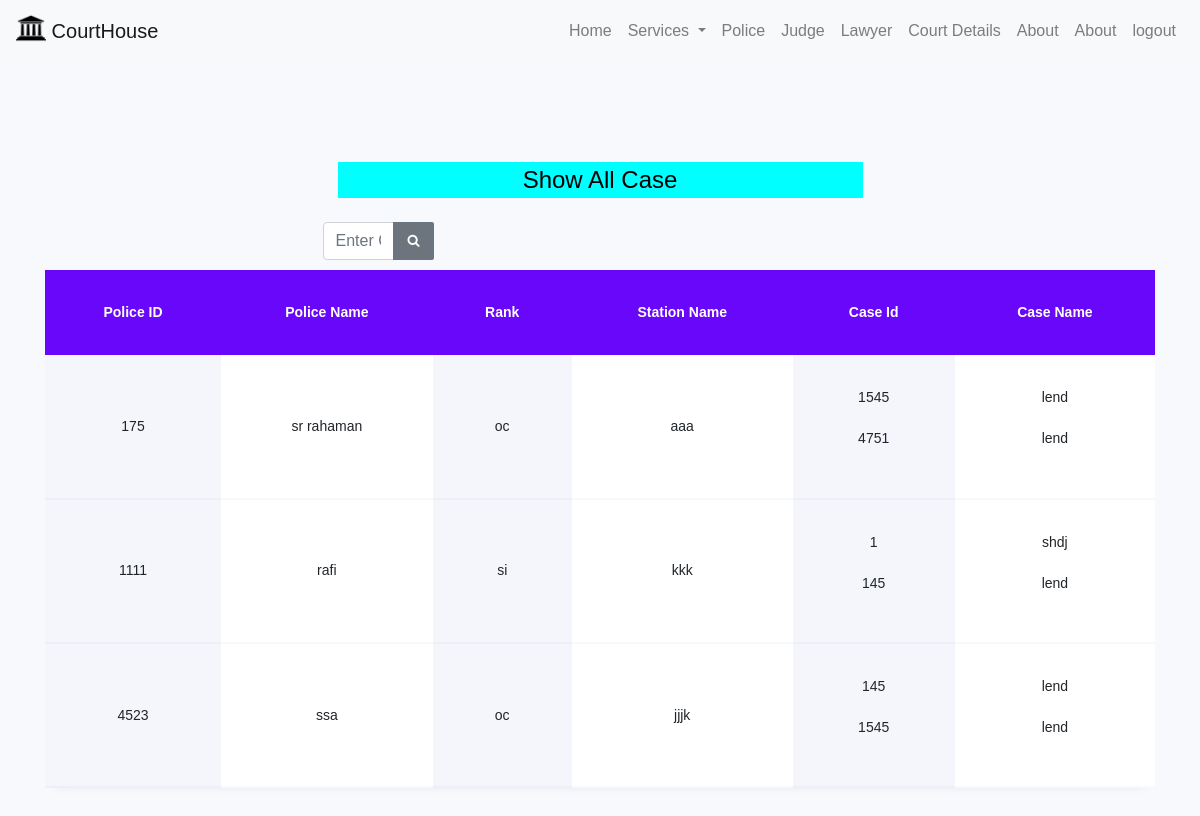
The app's page /police/data/ with its own data.
### police/models.py (models this page shows)
class Police(models.Model):
    case_id = models.ManyToManyField(New_case)
    police_id = models.IntegerField(primary_key=True)
    police_name = models.CharField(max_length=50)
    post_name = models.CharField(max_length=50)
    station_name = models.CharField(max_length=50)

### Ncase/models.py (models this page shows)
class New_case(models.Model):
    case_id=models.IntegerField(primary_key=True,auto_created=(00))
    case_name  = models.CharField(max_length=50)
    prose_name  = models.CharField(max_length=50)
    def_name = models.CharField(max_length=50)
    case_date = models.DateField()

### police/views.py (the view)
def police_view(request):
    police_data=Police.objects.all()
    police_list=[]
    for x in police_data:
        name = x.police_name
        id = x.police_id
        station = x.station_name
        post = x.post_name
        cases_list = []
        for case in x.case_id.all():
            case_id = case.case_id
            case_name = case.case_name
            temp = {
                "case_id": case_id,
                "case_name": case_name
            }
            cases_list.append(temp)
        print(cases_list)
        tem = {
            "police_name": name,
            "police_id": id,
            "police_station": station,
            "police_post": post,
            "police_cases": cases_list
        }
        police_list.append(tem)
    context={
        'police': police_list
    }
    return render(request,"police.html",context=context)

### templates/police.html
{%extends 'Base.html' %}
{%load static %}
{%block content %}
	<section class="ftco-section">
		<div class="container">
			<div class="row">
				<div class="col-md-12">
                        <div class="main" style="margin-bottom: 10px">
                                     <div class="col-md-12">
                                         <h4 style="background: cyan" class="text-center mb-4">Show All Case </h4>
                                     </div>
                                  <div class="input-group" style="width: 20%">
                                    <input type="text" class="form-control" placeholder="Enter Case Id ">
                                    <div class="input-group-append">
                                      <button class="btn btn-secondary" type="button">
                                        <i class="fa fa-search"></i>
                                      </button>
                                    </div>
                                  </div>
                          </div>
                        <div class="table-wrap">
						<table class="table">
					    <thead class="thead-primary">
					      <tr>
					        <th>Police ID</th>
					        <th>Police Name </th>
					        <th>Rank</th>
					        <th>Station Name </th>
					        <th>Case Id</th>
					        <th>Case Name </th>
					      </tr>
					    </thead>
					    <tbody>
					     {% for police_data in police %}
                              <tr>
                                <td>{{ police_data.police_id}}</td>
                                <td>{{police_data.police_name }}</td>
                                 <td>{{ police_data.police_post}}</td>
                                <td>{{police_data.police_station }}</td>
                                <td>
                                      {% for data in police_data.police_cases %}
                                      <p> {{data.case_id  }}</p>
                                      {% endfor %}
                                </td>
                                <td>
                                      {% for data in police_data.police_cases %}
                                      <p> {{data.case_name  }}</p>
                                      {% endfor %}
                                </td>
                              </tr>
                            {% endfor %}
					    </tbody>
					  </table>
					</div>
				</div>
			</div>
		</div>
	</section>
{%endblock %}

### templates/Base.html (shortened to what this page needs)
{% load static %}
<!doctype html>
<html lang="en">
  <head>
	<link rel="stylesheet" href="https://stackpath.bootstrapcdn.com/font-awesome/4.7.0/css/font-awesome.min.css">
	<link rel="stylesheet" href="{% static 'table/css/style.css' %}">
	</head>
	<body>
    <nav style="background-color:#101010"class="navbar navbar-expand-lg navbar-light bg-light navbar fixed-top navbar-light ">
        <a class="navbar-brand" href="#">
    <img src="{% static 'images/Logo/01.ico' %}" width="30" height="30" class="d-inline-block align-top" alt="">
    CourtHouse
  </a>
         <div class="navbar-collapse collapse w-100 order-3 dual-collapse2">
        <ul class="navbar-nav ml-auto">
            <li class="nav-item">
                <a class="nav-link" href="{%url 'home' %}">Home</a>
            </li>
              <li class="nav-item dropdown">
                <a class="nav-link dropdown-toggle" href="#" id="navbarDropdown" role="button" data-toggle="dropdown" aria-haspopup="true" aria-expanded="false">
                  Services
                </a>
                     </li>
                        <li class="nav-item">
                        <a class="nav-link" href="{%url 'police_data' %}">Police</a>
                        </li><li class="nav-item">
                            <a class="nav-link" href="{%url 'judge_data' %}">Judge</a>
                        </li>
                    <li class="nav-item">
                        <a class="nav-link" href="{%url 'lower_data' %}">Lawyer </a>
                    </li>
                    <li class="nav-item">
                        <a class="nav-link" href="#">Court Details</a>
                    </li>
                    <li class="nav-item">
                        <a class="nav-link" href="#">About</a>
                    </li>
                    <li class="nav-item">
                        <a class="nav-link" href="#">About</a>
                    </li>
                    <li class="nav-item">
                        <a class="nav-link" href="{%url 'logout' %}">logout</a>
                    </li>
        </ul>
    </div>
</nav>
{% block content %}
{%endblock%}
</body>
</html>

### records on screen
Police: police_name "sr rahaman", police_post "oc", police_station "aaa"
New_case: case_name "lend" "lend"
New_case: case_name "lend"
Police: police_name "rafi", police_post "si", police_station "kkk"
New_case: case_name "shdj"
New_case: case_name "lend" "lend"
Police: police_name "ssa", police_post "oc", police_station "jjjk"

### other values on screen
{{ police_data.police_id }} "175" "1111" "4523"
{{ data.case_id }} "1545" "4751" "1" "145" "145" "1545"
